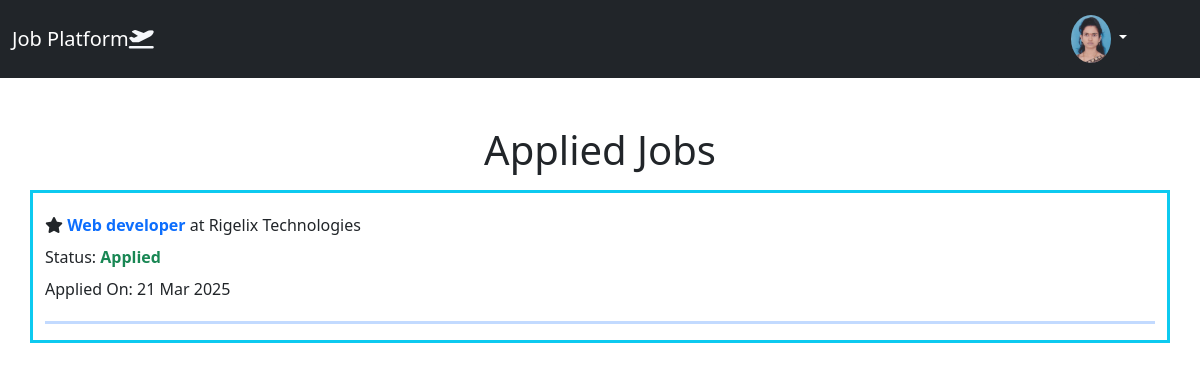
Page /all_applied_jobs (signed in) on the earlier database version.
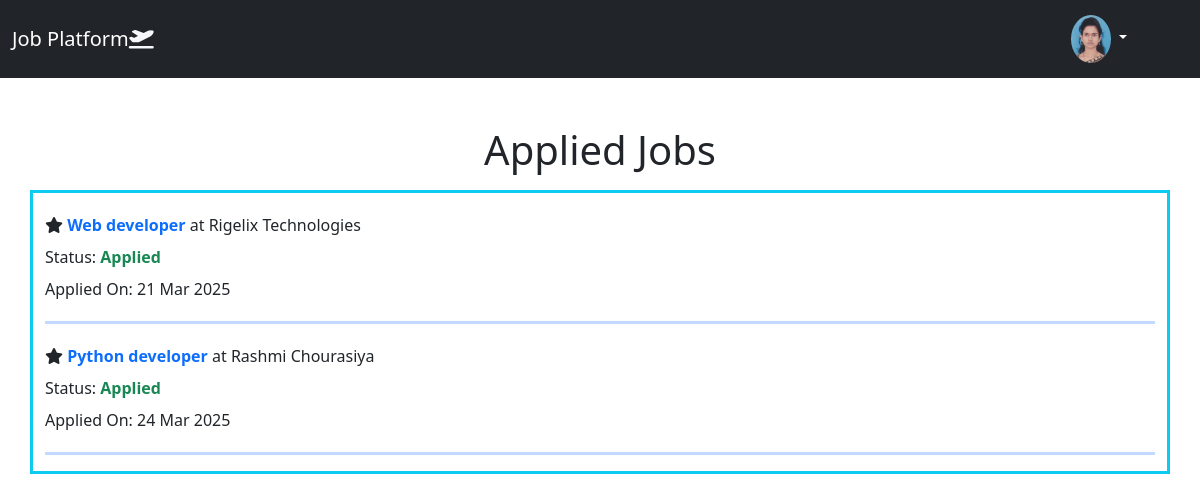
Same page on the later database version.
### app/models.py (models this page shows, shortened)
class Application(models.Model):
    user=models.ForeignKey(CustomUser,on_delete=models.CASCADE)
    job=models.ForeignKey(Job,on_delete=models.CASCADE)
    status_choices=(('Applied','Applied'),('Shortlisted','Shortlisted'),('Selected','Selected'),('Rejected','Rejected'))
    status=models.CharField(max_length=50,choices=status_choices,default="Applied")
    resume=models.FileField(upload_to='sent_resume/')
    created_at=models.DateTimeField(auto_now_add=True)

class Job(models.Model):
    user = models.ForeignKey(CustomUser,on_delete=models.SET_NULL, null=True, blank=True, default=get_default_user)
    job_type_choices=(('Work From Home','Work From Home'),('Work From Office','Work From Office'),('Hybrid','Hybrid'),)
    employee_type_choices=(('Fresher','Fresher'),('Experienced','Experienced'),)
    title = models.CharField(max_length=255)
    company = models.CharField(max_length=255)
    about_company=models.TextField()
    job_description = models.TextField()
    vacancy_total=models.CharField( max_length=5,blank=True,null=True)
    skills=models.TextField(blank=True,null=True)
    required_education=models.CharField(max_length=255,null=True,blank=True,default="Not Specified")
    logo=models.ImageField(upload_to='logo/', blank=True,null=True)
    location = models.CharField(max_length=255, default="Not Specified")
    min_salary = models.DecimalField(max_digits=10, decimal_places=2, null=True, blank=True)
    max_salary = models.DecimalField(max_digits=10, decimal_places=2, null=True, blank=True)
    created_at = models.DateTimeField(auto_now_add=True)
    job_type=models.CharField(max_length=50,choices=job_type_choices)
    office_time_from=models.TimeField(default=datetime.datetime.now)
    office_time_to=models.TimeField(default=datetime.datetime.now)
    employee_type=models.CharField(max_length=50,choices=employee_type_choices,default="Fresher")
    is_active=models.BooleanField(default=True)
    email_address=models.EmailField(default="hr@fresher.com")

### app/views.py (the view)
# urls.py: path('all_applied_jobs',views.all_applied_jobs,name='all_applied_jobs'),
def all_applied_jobs(request):
    applied_jobs = Application.objects.filter(user=request.user).select_related('job')
    return render(request, 'applied_jobs.html', {'applied_jobs': applied_jobs})

### templates/applied_jobs.html
{% extends 'base.html' %}
{%load static %}
{% block 'main' %}
<div class="container">
    <div class="row ">
      <h1 class="text-center mt-5 mb-3">Applied Jobs</h1>
      {% if applied_jobs %}
          <ul class="applied_jobs_list border border-info border-3" >
              {% for application in applied_jobs %}
                  <li class="mt-3 lh-lg">
                    <i class="fa-solid fa-star"></i>&nbsp;<a class="applied_jobs_anchor" href="{% url 'job_detail' application.job.id %}"><strong>{{ application.job.title|capfirst }}</strong></a> at {{ application.job.company|capfirst }} <br>
                      Status: <b class="text-success">{{ application.status }}</b> <br>
                      Applied On: {{ application.created_at|date:"d M Y" }}
                  </li>
                  <hr class="text-primary border-3">
              {% endfor %}
          </ul>
      {% else %}
          <p>You haven't applied for any jobs yet.</p>
      {% endif %}
    </div>
</div>
{% endblock 'main' %}

Differences in the rows shown:
added Application: job "Python developer", job.company "Rashmi Chourasiya", status "Applied", created_at "24 Mar 2025"
